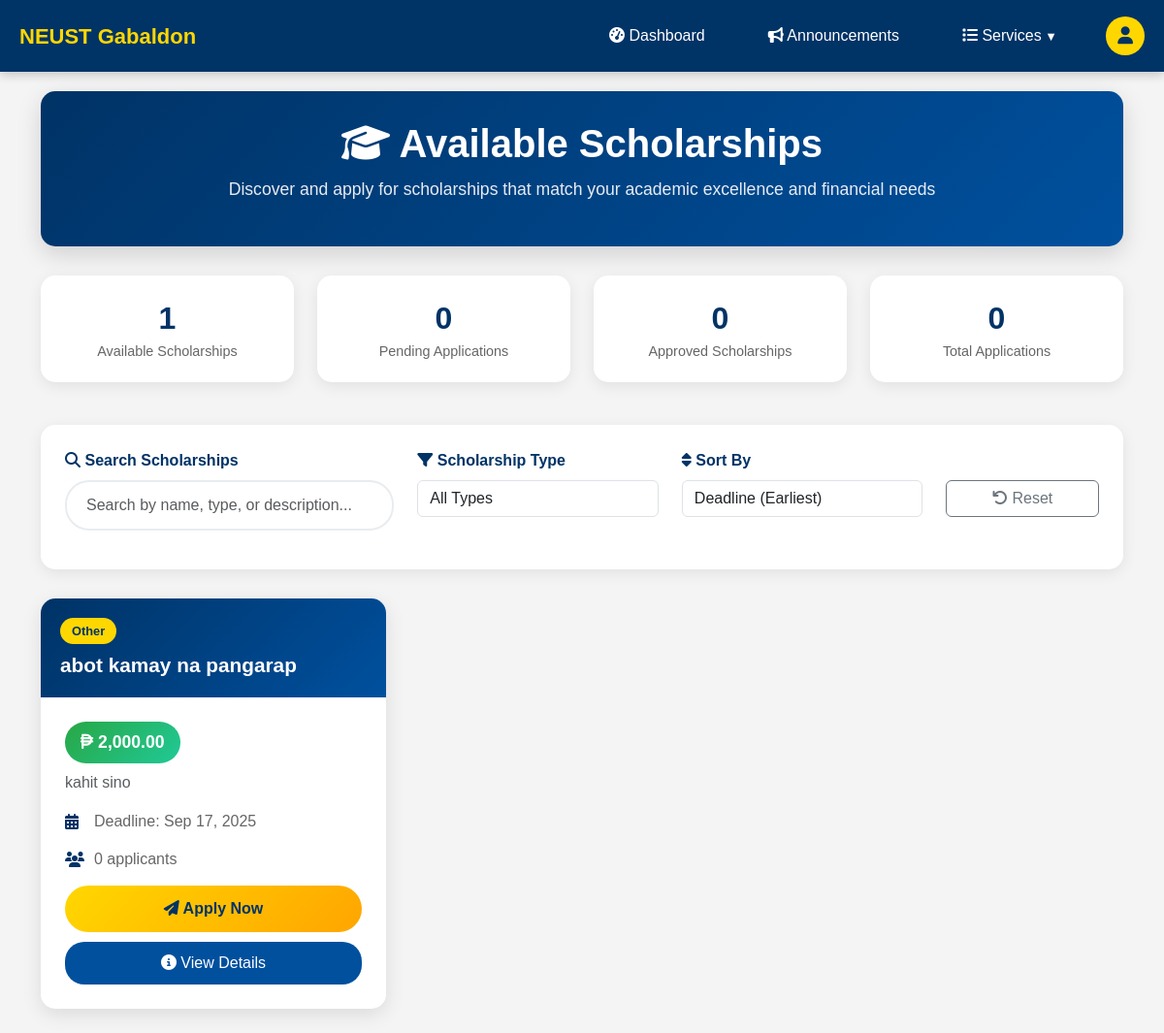
Screenshot of /scholarships.php (signed in) with the database file from the repository.
### tables this page shows
CREATE TABLE `scholarships` (
  `id` int(11) NOT NULL,
  `name` varchar(255) NOT NULL,
  `type` varchar(100) DEFAULT 'Academic',
  `description` text NOT NULL,
  `eligibility` text NOT NULL,
  `amount` decimal(10,2) DEFAULT 0.00,
  `requirements` text DEFAULT NULL,
  `documents_required` text DEFAULT NULL,
  `max_applicants` int(11) DEFAULT 0,
  `current_applicants` int(11) DEFAULT 0,
  `created_by` varchar(50) DEFAULT NULL,
  `deadline` date NOT NULL,
  `created_at` timestamp NOT NULL DEFAULT current_timestamp(),
  `updated_at` timestamp NOT NULL DEFAULT current_timestamp() ON UPDATE current_timestamp(),
  `status` varchar(20) NOT NULL DEFAULT 'pending'
);

### scholarships.php (the view, shortened to what this page needs)
<?php
require_once 'config.php';
$user_id = $_SESSION['user_id'];
$sql = "SELECT s.*,
        (SELECT COUNT(*) FROM scholarship_applications sa WHERE sa.scholarship_id = s.id) AS applicant_count
        FROM scholarships s
        WHERE LOWER(TRIM(s.status)) = 'active'
          AND (s.deadline IS NULL OR s.deadline >= CURDATE())
        ORDER BY s.deadline ASC";
$result = $conn->query($sql);
?>
<!DOCTYPE html>
<html lang="en">
<head>
    <link rel="stylesheet" href="https://cdn.jsdelivr.net/npm/bootstrap@5.3.0/dist/css/bootstrap.min.css">
    <link rel="stylesheet" href="https://cdnjs.cloudflare.com/ajax/libs/font-awesome/6.4.0/css/all.min.css">
</head>
<body>
<?php include('student_header.php'); ?>
<div class="container">
    <div class="page-header">
        <h1><i class="fas fa-graduation-cap"></i> Available Scholarships</h1>
        <p>Discover and apply for scholarships that match your academic excellence and financial needs</p>
    </div>
    <div class="row mb-4">
        <div class="col-md-3">
            <div class="stats-card">
                <div class="stats-number"><?= $result ? $result->num_rows : 0 ?></div>
                <div class="stats-label">Available Scholarships</div>
            </div>
        </div>
        <div class="col-md-3">
            <div class="stats-card">
                <div class="stats-number">
                    <?php
                    $pending_sql = "SELECT COUNT(*) as count FROM scholarship_applications WHERE user_id = ? AND status = 'pending'";
                    $pending_stmt = $conn->prepare($pending_sql);
                    $pending_stmt->bind_param("s", $user_id);
                    $pending_stmt->execute();
                    $pending_result = $pending_stmt->get_result();
                    $pending_count = $pending_result->fetch_assoc()['count'] ?? 0;
                    echo (int)$pending_count;
                    ?>
                </div>
                <div class="stats-label">Pending Applications</div>
            </div>
        </div>
        <div class="col-md-3">
            <div class="stats-card">
                <div class="stats-number">
                    <?php
                    $approved_sql = "SELECT COUNT(*) as count FROM scholarship_applications WHERE user_id = ? AND status = 'approved'";
                    $approved_stmt = $conn->prepare($approved_sql);
                    $approved_stmt->bind_param("s", $user_id);
                    $approved_stmt->execute();
                    $approved_result = $approved_stmt->get_result();
                    $approved_count = $approved_result->fetch_assoc()['count'] ?? 0;
                    echo (int)$approved_count;
                    ?>
                </div>
                <div class="stats-label">Approved Scholarships</div>
            </div>
        </div>
        <div class="col-md-3">
            <div class="stats-card">
                <div class="stats-number">
                    <?php
                    $total_sql = "SELECT COUNT(*) as count FROM scholarship_applications WHERE user_id = ?";
                    $total_stmt = $conn->prepare($total_sql);
                    $total_stmt->bind_param("s", $user_id);
                    $total_stmt->execute();
                    $total_result = $total_stmt->get_result();
                    $total_count = $total_result->fetch_assoc()['count'] ?? 0;
                    echo (int)$total_count;
                    ?>
                </div>
                <div class="stats-label">Total Applications</div>
            </div>
        </div>
    </div>
    <div class="filters-section">
        <div class="row">
            <div class="col-md-4">
                <div class="filter-group">
                    <label for="searchInput"><i class="fas fa-search"></i> Search Scholarships</label>
                    <input type="text" id="searchInput" class="form-control search-box" placeholder="Search by name, type, or description...">
                </div>
            </div>
            <div class="col-md-3">
                <div class="filter-group">
                    <label for="typeFilter"><i class="fas fa-filter"></i> Scholarship Type</label>
                    <select id="typeFilter" class="form-control">
                        <option value="">All Types</option>
                    </select>
                </div>
            </div>
            <div class="col-md-3">
                <div class="filter-group">
                    <label for="sortFilter"><i class="fas fa-sort"></i> Sort By</label>
                    <select id="sortFilter" class="form-control">
                        <option value="deadline">Deadline (Earliest)</option>
                    </select>
                </div>
            </div>
            <div class="col-md-2">
                <div class="filter-group">
                    <label>&nbsp;</label>
                    <button id="resetFilters" class="btn btn-outline-secondary w-100">
                        <i class="fas fa-undo"></i> Reset
                    </button>
                </div>
            </div>
        </div>
    </div>
    <div id="scholarshipsGrid" class="row">
        <?php if ($result && $result->num_rows > 0): ?>
            <?php while ($row = $result->fetch_assoc()): ?>
                <div class="col-lg-4 col-md-6 scholarship-item"
                     data-name="<?= strtolower($row['name']) ?>"
                     data-type="<?= strtolower($row['type']) ?>"
                     data-amount="<?= (float)$row['amount'] ?>"
                     data-deadline="<?= htmlspecialchars($row['deadline'] ?? '') ?>"
                     data-popularity="<?= (int)$row['applicant_count'] ?>">
                    <div class="scholarship-card">
                        <div class="card-header">
                            <div class="scholarship-type"><?= htmlspecialchars($row['type']) ?></div>
                            <h5 class="mb-0"><?= htmlspecialchars($row['name']) ?></h5>
                        </div>
                        <div class="card-body">
                            <?php if ((float)$row['amount'] > 0): ?>
                                <div class="amount-badge mb-2">
                                    <i class="fas fa-peso-sign"></i> <?= number_format((float)$row['amount'], 2) ?>
                                </div>
                            <?php endif; ?>
                            <p class="text-muted mb-3"><?= htmlspecialchars(mb_strimwidth($row['description'], 0, 100, '...')) ?></p>
                            <div class="scholarship-info">
                                <i class="fas fa-calendar-alt"></i>
                                <span>Deadline: <?= $row['deadline'] ? date("M j, Y", strtotime($row['deadline'])) : '—' ?></span>
                            </div>
                            <div class="scholarship-info">
                                <i class="fas fa-users"></i>
                                <span><?= (int)$row['applicant_count'] ?> applicants</span>
                            </div>
                            <button class="btn btn-apply apply-btn"
                                    data-id="<?= (int)$row['id'] ?>"
                                    data-name="<?= htmlspecialchars($row['name']) ?>">
                                <i class="fas fa-paper-plane"></i> Apply Now
                            </button>
                            <button class="btn btn-details view-details"
                                    data-id="<?= (int)$row['id'] ?>">
                                <i class="fas fa-info-circle"></i> View Details
                            </button>
                        </div>
                    </div>
                </div>
            <?php endwhile; ?>
        <?php endif; ?>
    </div>
</div>
</body>
</html>

### scholarships.php (style rules this page uses)
:root { --neust-blue: #003366; --neust-light-blue: #00509E; --neust-gold: #FFD700; --neust-white: #FFFFFF; --neust-gray: #F8F9FA; }
body { font-family: 'Segoe UI', Tahoma, Geneva, Verdana, sans-serif; background: var(--neust-gray); }
.container { margin-top: 20px; }
.page-header { background: linear-gradient(135deg, var(--neust-blue), var(--neust-light-blue)); color: var(--neust-white); padding: 30px; border-radius: 15px; margin-bottom: 30px; text-align: center; box-shadow: 0 8px 25px rgba(0,0,0,0.15); }
.page-header h1 { font-size: 2.5rem; font-weight: 700; margin-bottom: 10px; }
.page-header p { font-size: 1.1rem; opacity: 0.9; }
.filters-section { background: var(--neust-white); padding: 25px; border-radius: 15px; margin-bottom: 30px; box-shadow: 0 4px 15px rgba(0,0,0,0.08); }
.filter-group { margin-bottom: 15px; }
.filter-group label { font-weight: 600; color: var(--neust-blue); margin-bottom: 8px; }
.scholarship-card { background: var(--neust-white); border-radius: 15px; box-shadow: 0 6px 20px rgba(0,0,0,0.1); margin-bottom: 25px; transition: all 0.3s ease; border: none; overflow: hidden; }
.card-header { background: linear-gradient(135deg, var(--neust-blue), var(--neust-light-blue)); color: var(--neust-white); padding: 20px; border: none; }
.card-header h5 { font-size: 1.3rem; font-weight: 600; margin: 0; }
.scholarship-type { background: var(--neust-gold); color: var(--neust-blue); padding: 4px 12px; border-radius: 20px; font-size: 0.8rem; font-weight: 600; display: inline-block; margin-bottom: 10px; }
.card-body { padding: 25px; }
.scholarship-info { display: flex; align-items: center; margin-bottom: 15px; color: #666; }
.scholarship-info i { width: 20px; margin-right: 10px; color: var(--neust-blue); }
.amount-badge { background: linear-gradient(135deg, #28a745, #20c997); color: white; padding: 8px 16px; border-radius: 25px; font-weight: 600; font-size: 1.1rem; display: inline-block; margin-bottom: 15px; }
.btn-apply { background: linear-gradient(135deg, var(--neust-gold), #FFA500); border: none; color: var(--neust-blue); padding: 12px 30px; border-radius: 25px; font-weight: 600; font-size: 1rem; transition: all 0.3s ease; width: 100%; margin-bottom: 10px; }
.btn-details { background: var(--neust-light-blue); border: none; color: var(--neust-white); padding: 10px 25px; border-radius: 20px; font-weight: 500; transition: all 0.3s ease; width: 100%; }
.search-box { border: 2px solid #e9ecef; border-radius: 25px; padding: 12px 20px; font-size: 1rem; transition: all 0.3s ease; }
.stats-card { background: var(--neust-white); padding: 20px; border-radius: 15px; text-align: center; box-shadow: 0 4px 15px rgba(0,0,0,0.08); margin-bottom: 20px; }
.stats-number { font-size: 2rem; font-weight: 700; color: var(--neust-blue); }
.stats-label { color: #666; font-size: 0.9rem; }

### student_header.php (style rules this page uses)
body { font-family: 'Arial', sans-serif; margin: 0; padding: 0; background-color: #f4f4f4; }

### rows the page displays
scholarships: type "Other", name "abot kamay na pangarap", amount "2,000.00", description "kahit sino", deadline "Sep 17, 2025", applicant_count "0"

### other values shown
$result->num_rows "1"
$pending_count "0"
$approved_count "0"
$total_count "0"
